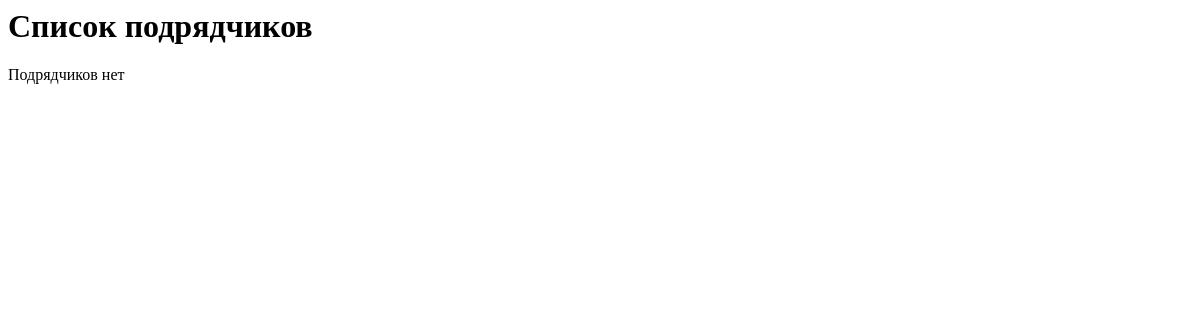
Before: /AOP/suppliers/ with the older database file.
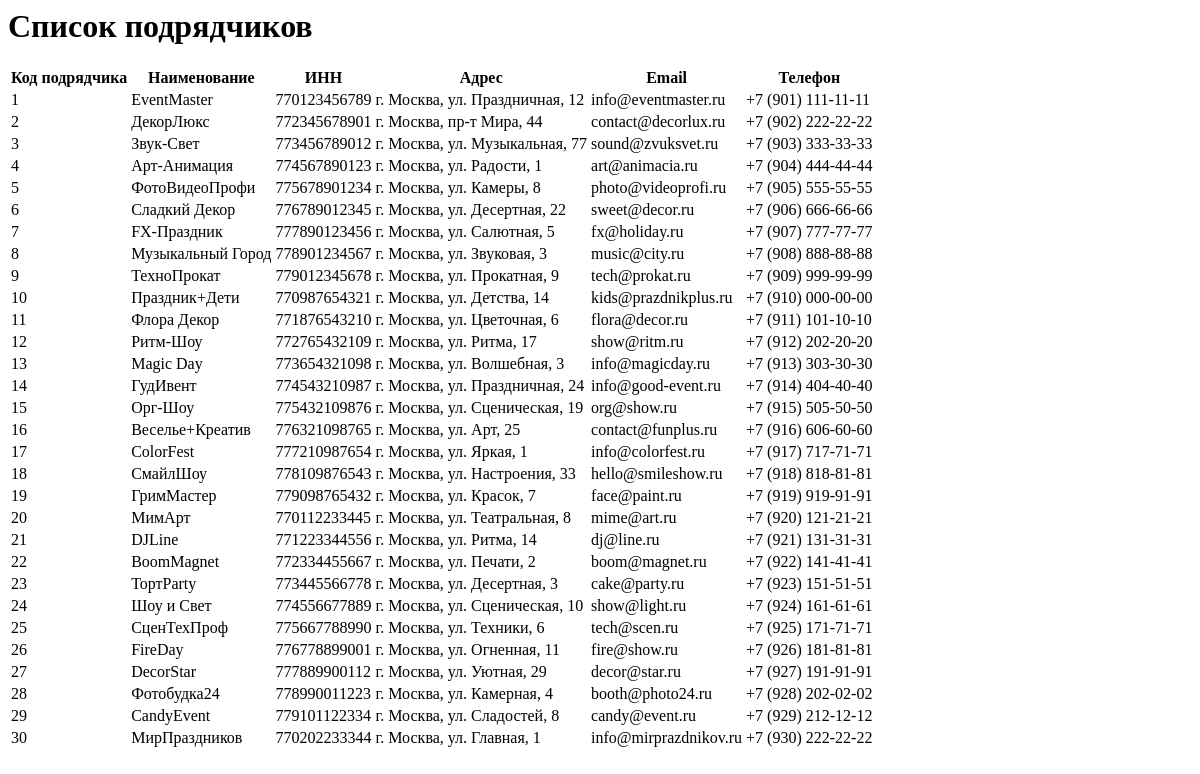
After: the same page with the newer database file.
### AOP/models.py (models this page shows)
class Suppliers(models.Model):
    supplier_id = models.AutoField(primary_key=True)
    name = models.CharField(max_length=50)
    inn = models.CharField(max_length=12)
    address = models.CharField(max_length=100)
    email = models.EmailField(max_length=254, null=True)
    phone = models.CharField(max_length=18)

### AOP/views.py (the view)
# urls.py: path("suppliers/", views.suppliers, name="suppliers"),
def suppliers(request):
    suppliers = Suppliers.objects.all()
    return render(request, 'AOP/suppliers.html', {'suppliers': suppliers})

### AOP/templates/AOP/suppliers.html
<h1>Список подрядчиков</h1>
{% if suppliers %}
<table>
    <tr>
        <th>Код подрядчика</th>
        <th>Наименование</th>
        <th>ИНН</th>
        <th>Адрес</th>
        <th>Email</th>
        <th>Телефон</th>
    </tr>
    {% for supplier in suppliers %}
    <tr>
        <td>{{ supplier.supplier_id }}</td>
        <td>{{ supplier.name }}</td>
        <td>{{ supplier.inn }}</td>
        <td>{{ supplier.address }}</td>
        <td>{{ supplier.email }}</td>
        <td>{{ supplier.phone }}</td>
    </tr>
    {% endfor %}
</table>
{% else %}
<p>Подрядчиков нет</p>
{% endif %}

Changed rows visible on the page:
added Suppliers: supplier_id "1", name "EventMaster", inn "770123456789", address "г. Москва, ул. Праздничная, 12", email "info@eventmaster.ru", phone "+7 (901) 111-11-11"
added Suppliers: supplier_id "2", name "ДекорЛюкс", inn "772345678901", address "г. Москва, пр-т Мира, 44", email "contact@decorlux.ru", phone "+7 (902) 222-22-22"
added Suppliers: supplier_id "3", name "Звук-Свет", inn "773456789012", address "г. Москва, ул. Музыкальная, 77", email "sound@zvuksvet.ru", phone "+7 (903) 333-33-33"
added Suppliers: supplier_id "4", name "Арт-Анимация", inn "774567890123", address "г. Москва, ул. Радости, 1", email "art@animacia.ru", phone "+7 (904) 444-44-44"
added Suppliers: supplier_id "5", name "ФотоВидеоПрофи", inn "775678901234", address "г. Москва, ул. Камеры, 8", email "photo@videoprofi.ru", phone "+7 (905) 555-55-55"
added Suppliers: supplier_id "6", name "Сладкий Декор", inn "776789012345", address "г. Москва, ул. Десертная, 22", email "sweet@decor.ru", phone "+7 (906) 666-66-66"
added Suppliers: supplier_id "7", name "FX-Праздник", inn "777890123456", address "г. Москва, ул. Салютная, 5", email "fx@holiday.ru", phone "+7 (907) 777-77-77"
added Suppliers: supplier_id "8", name "Музыкальный Город", inn "778901234567", address "г. Москва, ул. Звуковая, 3", email "music@city.ru", phone "+7 (908) 888-88-88"
added Suppliers: supplier_id "9", name "ТехноПрокат", inn "779012345678", address "г. Москва, ул. Прокатная, 9", email "tech@prokat.ru", phone "+7 (909) 999-99-99"
added Suppliers: supplier_id "10", name "Праздник+Дети", inn "770987654321", address "г. Москва, ул. Детства, 14", email "kids@prazdnikplus.ru", phone "+7 (910) 000-00-00"
added Suppliers: supplier_id "11", name "Флора Декор", inn "771876543210", address "г. Москва, ул. Цветочная, 6", email "flora@decor.ru", phone "+7 (911) 101-10-10"
added Suppliers: supplier_id "12", name "Ритм-Шоу", inn "772765432109", address "г. Москва, ул. Ритма, 17", email "show@ritm.ru", phone "+7 (912) 202-20-20"
added Suppliers: supplier_id "13", name "Magic Day", inn "773654321098", address "г. Москва, ул. Волшебная, 3", email "info@magicday.ru", phone "+7 (913) 303-30-30"
added Suppliers: supplier_id "14", name "ГудИвент", inn "774543210987", address "г. Москва, ул. Праздничная, 24", email "info@good-event.ru", phone "+7 (914) 404-40-40"
added Suppliers: supplier_id "15", name "Орг-Шоу", inn "775432109876", address "г. Москва, ул. Сценическая, 19", email "org@show.ru", phone "+7 (915) 505-50-50"
added Suppliers: supplier_id "16", name "Веселье+Креатив", inn "776321098765", address "г. Москва, ул. Арт, 25", email "contact@funplus.ru", phone "+7 (916) 606-60-60"
added Suppliers: supplier_id "17", name "ColorFest", inn "777210987654", address "г. Москва, ул. Яркая, 1", email "info@colorfest.ru", phone "+7 (917) 717-71-71"
added Suppliers: supplier_id "18", name "СмайлШоу", inn "778109876543", address "г. Москва, ул. Настроения, 33", email "hello@smileshow.ru", phone "+7 (918) 818-81-81"
added Suppliers: supplier_id "19", name "ГримМастер", inn "779098765432", address "г. Москва, ул. Красок, 7", email "face@paint.ru", phone "+7 (919) 919-91-91"
added Suppliers: supplier_id "20", name "МимАрт", inn "770112233445", address "г. Москва, ул. Театральная, 8", email "mime@art.ru", phone "+7 (920) 121-21-21"
added Suppliers: supplier_id "21", name "DJLine", inn "771223344556", address "г. Москва, ул. Ритма, 14", email "dj@line.ru", phone "+7 (921) 131-31-31"
added Suppliers: supplier_id "22", name "BoomMagnet", inn "772334455667", address "г. Москва, ул. Печати, 2", email "boom@magnet.ru", phone "+7 (922) 141-41-41"
added Suppliers: supplier_id "23", name "ТортParty", inn "773445566778", address "г. Москва, ул. Десертная, 3", email "cake@party.ru", phone "+7 (923) 151-51-51"
added Suppliers: supplier_id "24", name "Шоу и Свет", inn "774556677889", address "г. Москва, ул. Сценическая, 10", email "show@light.ru", phone "+7 (924) 161-61-61"
added Suppliers: supplier_id "25", name "СценТехПроф", inn "775667788990", address "г. Москва, ул. Техники, 6", email "tech@scen.ru", phone "+7 (925) 171-71-71"
added Suppliers: supplier_id "26", name "FireDay", inn "776778899001", address "г. Москва, ул. Огненная, 11", email "fire@show.ru", phone "+7 (926) 181-81-81"
added Suppliers: supplier_id "27", name "DecorStar", inn "777889900112", address "г. Москва, ул. Уютная, 29", email "decor@star.ru", phone "+7 (927) 191-91-91"
added Suppliers: supplier_id "28", name "Фотобудка24", inn "778990011223", address "г. Москва, ул. Камерная, 4", email "booth@photo24.ru", phone "+7 (928) 202-02-02"
added Suppliers: supplier_id "29", name "CandyEvent", inn "779101122334", address "г. Москва, ул. Сладостей, 8", email "candy@event.ru", phone "+7 (929) 212-12-12"
added Suppliers: supplier_id "30", name "МирПраздников", inn "770202233344", address "г. Москва, ул. Главная, 1", email "info@mirprazdnikov.ru", phone "+7 (930) 222-22-22"
Other visible differences:
text no longer shown: "Подрядчиков нет"
text now shown: "Код подрядчика Наименование ИНН Адрес Email Телефон"
